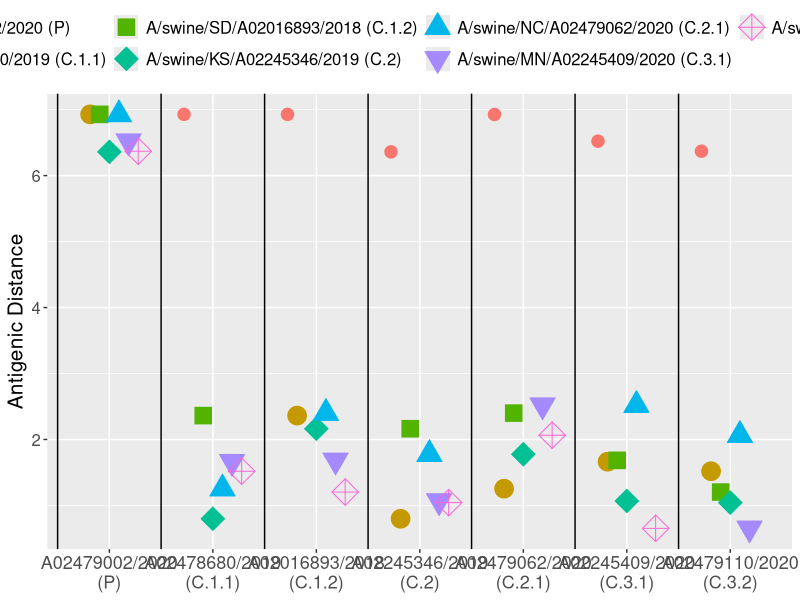
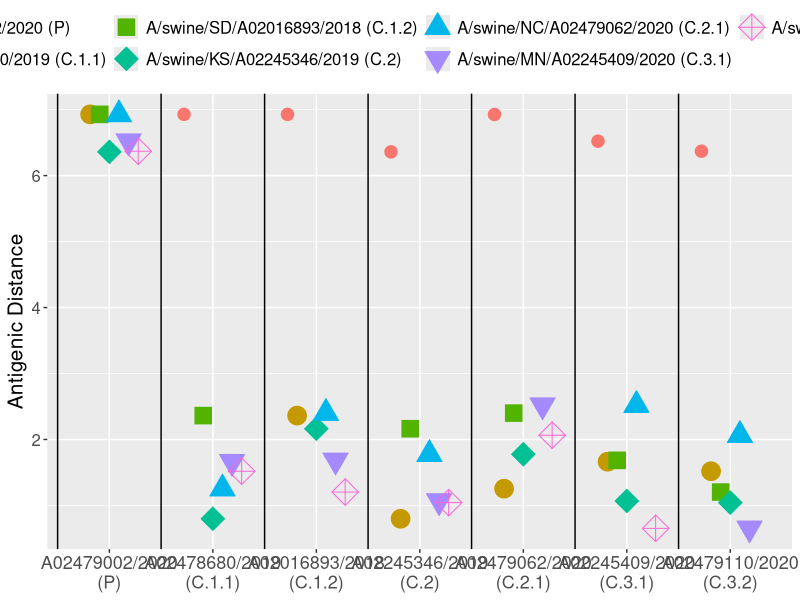

Write R code to recreate these figures, in order.
library(ggplot2)
library(reshape2)
library(stringr)

#NA_AD_table <- read.table("n1-ella-v1.csv", header=T, sep=',', check.names = F, allowEscapes=T)
NA_AD_table <- read.table("n1ELLA-v1.csv",header=T,sep=",",allowEscapes=T, check.names = F)
NA_AD_table$strain <- factor(NA_AD_table$strain, levels=NA_AD_table$strain)
NA_list <- melt(NA_AD_table, id="strain")
p <- ggplot(NA_list, aes(x=variable, fill=strain, y=value)) +
    # scale_fill_manual(values=palette()[1:6])+
    # scale_colour_manual(values=palette()[1:6])+
    # geom_bar(aes(colour=strain, fill=strain), stat="identity", position = position_dodge(width=0.55), width=0.5)+
    scale_shape_manual(values = c(20:25, 9))+
    geom_point(aes(color=strain, shape=strain), position=position_dodge(width=0.65),
               size=6, na.rm = TRUE)+
    # geom_line(aes(group=strain, color=strain), position=position_dodge(width=0.3),
    #           linetype=2)+
    labs(x=NULL, y="Antigenic Distance") +
    theme(legend.position="top", legend.title=element_blank(),
          text=element_text(size=15), axis.text.x=element_text(size=13))+
    geom_vline(xintercept = c(0.5,1.5,2.5,3.5,4.5,5.5,6.5)) +
  scale_x_discrete(labels = function(x) str_wrap(x, width = 10))
p

ggsave("AD-pairwise-dist.png",plot=p,width=10.4, height = 7.36)

#png(filename = "AD-pairwise-dist.png", 
 #   res = 300,
  #  height = 9*300,
   # width = 7.5*300)
